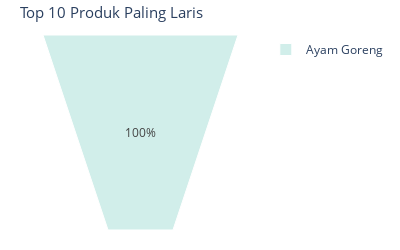

Source (notebook cell):
### Code cell
# 10 top best-selling product
top_sells = (
    sell_details_df.group_by(["name"]).aggregate(
        qty=sell_details_df.qty.sum(),
    ).order_by(ibis.desc("qty"))
).head(10)

top_sells_pd = top_sells.to_pandas()

top_sells_plot = px.funnel_area(
    names=top_sells_pd["name"],
    values=top_sells_pd["qty"],
    color_discrete_sequence=px.colors.sequential.Teal,
)

top_sells_plot.update_layout(
    title=f"Top 10 Produk Paling Laris",
    title_font_size=15,
    width=400,
    height=250,
    margin=dict(l=20, r=20, t=35, b=20),

)
top_sells_plot.show()

### Figure 1 — Plotly figure (JSON) as saved in the notebook; plotly's stock layout.template omitted (floating-point values rounded to 4 significant figures)
{"data": [{"domain": {"x": [0.0, 1.0], "y": [0.0, 1.0]}, "hovertemplate": "label=%{label}<br>value=%{value}<extra></extra>", "labels": ["Ayam Goreng"], "legendgroup": "", "name": "", "showlegend": true, "values": [6.0], "type": "funnelarea"}], "layout": {"legend": {"tracegroupgap": 0}, "margin": {"t": 35, "l": 20, "r": 20, "b": 20}, "funnelareacolorway": ["rgb(209, 238, 234)", "rgb(168, 219, 217)", "rgb(133, 196, 201)", "rgb(104, 171, 184)", "rgb(79, 144, 166)", "rgb(59, 115, 143)", "rgb(42, 86, 116)"], "title": {"text": "Top 10 Produk Paling Laris", "font": {"size": 15}}, "width": 400, "height": 250}}
